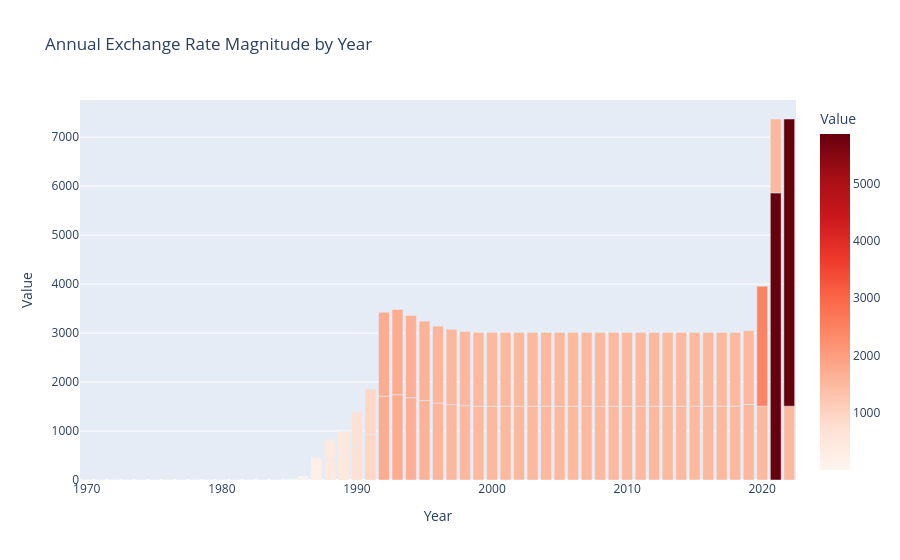

The notebook cell this image was saved under:
### Code cell
fig2 = px.bar(
    df_annual,
    x="Year",
    y="Value",
    color="Value",
    title="Annual Exchange Rate Magnitude by Year",
    color_continuous_scale="Reds",
)
fig2.show()

fig2.write_html("graph2.html")
